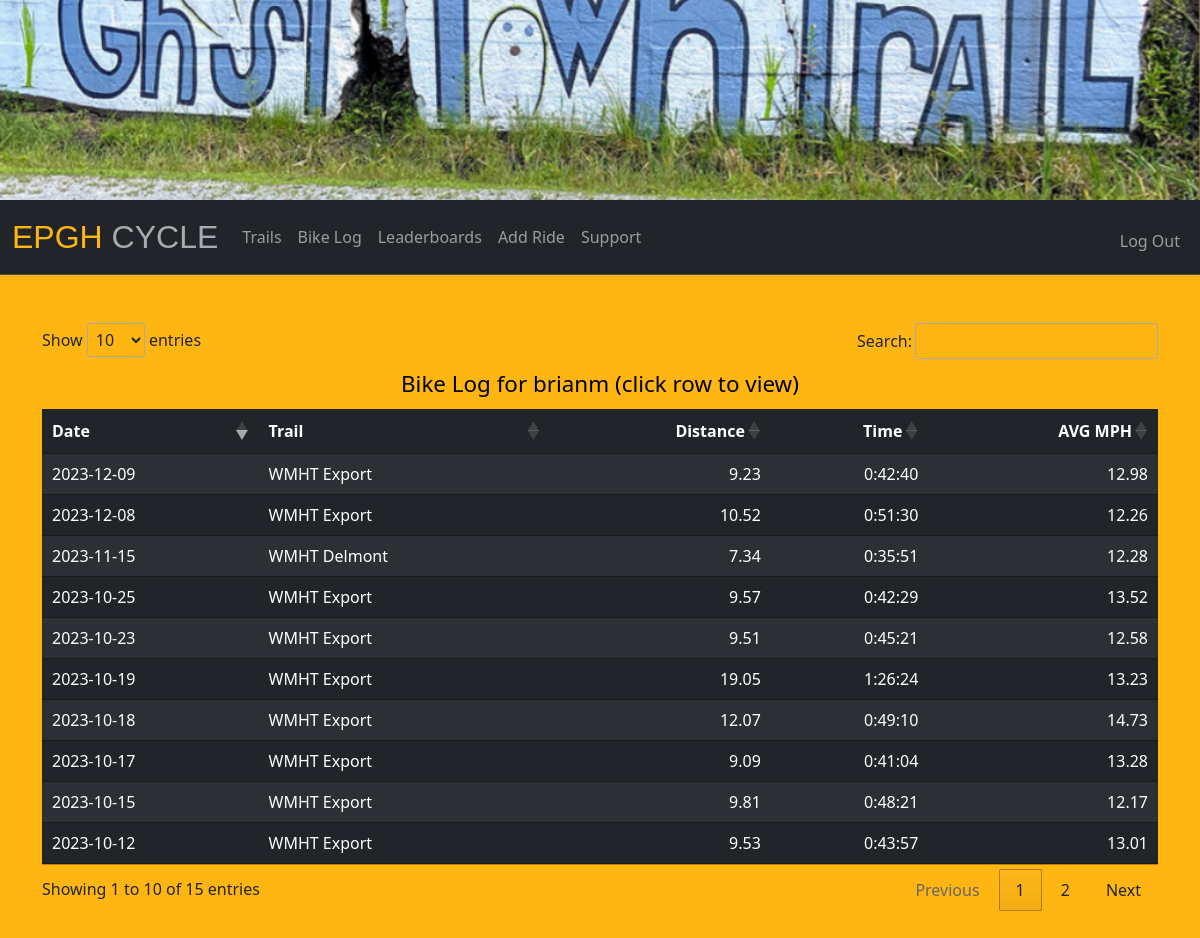
The page /bike_log (signed in) on the database its author committed.
### tables this page shows
CREATE TABLE users (id INTEGER PRIMARY KEY AUTOINCREMENT NOT NULL, username TEXT NOT NULL, hash TEXT NOT NULL, 'email' TEXT);

CREATE TABLE 'log' ('id' INTEGER NOT NULL, 'ride_id' INTEGER PRIMARY KEY AUTOINCREMENT NOT NULL, 'date_log' DATETIME NOT NULL DEFAULT CURRENT_DATE, 'date_ride' DATETIME NOT NULL, 'loc' TEXT NOT NULL, 'dist' REAL NOT NULL, 'time' INTEGER NOT NULL, 'mph' REAL NOT NULL, 'note' TEXT);

### app.py (the view)
@app.route("/bike_log", methods=["GET", "POST"])
@login_required
def bike_log():
    if request.method == "POST":
        pass
    else:
        ride_data = db.execute(
            "SELECT ride_id, date_ride, loc, dist, time, mph, username FROM log JOIN users ON log.id = users.id WHERE log.id = ? ORDER BY date_ride DESC LIMIT 100",
            session["user_id"],
        )
        if not ride_data:
            return render_template(
                "bike_log.html", ride_data="empty"
            )
        return render_template(
            "bike_log.html", ride_data=ride_data, retTime=retTime
        )

### app.py (called while the page is built)
@app.after_request
def after_request(response):
    response.headers["Cache-Control"] = "no-cache, no-store, must-revalidate"
    return response

### helpers.py (called while the page is built)
def retTime(t):
    return (str(timedelta(seconds=t)))

def login_required(f):
    @wraps(f)
    def decorated_function(*args, **kwargs):
        if session.get("user_id") is None:
            return redirect("/welcome")
        return f(*args, **kwargs)
    return decorated_function

### templates/bike_log.html (shortened to what this page needs)
{% extends "layout.html" %}
{% block main %}
    {% if ride_data != "empty" %}
    <form action="/bike_log" method="post">
        <main class="container py-6">
            <table id="stable" class="table table-hover table-striped table-dark">
                <caption>Bike Log for {{ ride_data[0].username }} (click row to view)</caption>
                <thead>
                    <tr>
                        <th class="text-start">Date</th>
                        <th class="text-start">Trail</th>
                        <th class="text-end">Distance</th>
                        <th class="text-end">Time</th>
                        <th class="text-end">AVG MPH</th>
                    </tr>
                </thead>
                <tbody>
                    {% for ride in ride_data %}
                    <tr data-href="view_ride?id={{ ride.ride_id }}">
                        <td class="text-start">{{ ride.date_ride }}</td>
                        <td class="text-start">{{ ride.loc }}</td>
                        <td class="text-end">{{ ride.dist }}</td>
                        <td class="text-end">{{ retTime(ride.time) }}</td>
                        <td class="text-end">{{ ride.mph }}</td>
                    </tr>
                {% endfor %}
                </tbody>
            </table>
        </main>
        {% endif %}
{% endblock %}

### static/table.css (style rules this page uses)
:root { --dt-row-selected: 13, 110, 253; --dt-row-selected-text: 255, 255, 255; --dt-row-selected-link: 9, 10, 11; --dt-row-stripe: 0, 0, 0; --dt-row-hover: 0, 0, 0; --dt-column-ordering: 0, 0, 0; --dt-html-background: white; }
table.dataTable thead > tr > th.sorting, table.dataTable thead > tr > th.sorting_asc, table.dataTable thead > tr > th.sorting_desc, table.dataTable thead > tr > th.sorting_asc_disabled, table.dataTable thead > tr > th.sorting_desc_disabled, table.dataTable thead > tr > td.sorting, table.dataTable thead > tr > td.sorting_asc, table.dataTable thead > tr > td.sorting_desc, table.dataTable thead > tr > td.sorting_asc_disabled, table.dataTable thead > tr > td.sorting_desc_disabled { cursor: pointer; position: relative; padding-right: 26px; }
table.dataTable thead > tr > th.sorting:before, table.dataTable thead > tr > th.sorting:after, table.dataTable thead > tr > th.sorting_asc:before, table.dataTable thead > tr > th.sorting_asc:after, table.dataTable thead > tr > th.sorting_desc:before, table.dataTable thead > tr > th.sorting_desc:after, table.dataTable thead > tr > th.sorting_asc_disabled:before, table.dataTable thead > tr > th.sorting_asc_disabled:after, table.dataTable thead > tr > th.sorting_desc_disabled:before, table.dataTable thead > tr > th.sorting_desc_disabled:after, table.dataTable thead > tr > td.sorting:before, table.dataTable thead > tr > td.sorting:after, table.dataTable thead > tr > td.sorting_asc:before, table.dataTable thead > tr > td.sorting_asc:after, table.dataTable thead > tr > td.sorting_desc:before, table.dataTable thead > tr > td.sorting_desc:after, table.dataTable thead > tr > td.sorting_asc_disabled:before, table.dataTable thead > tr > td.sorting_asc_disabled:after, table.dataTable thead > tr > td.sorting_desc_disabled:before, table.dataTable thead > tr > td.sorting_desc_disabled:after { position: absolute; display: block; opacity: 0.125; right: 10px; line-height: 9px; font-size: 0.8em; }
table.dataTable thead > tr > th.sorting:before, table.dataTable thead > tr > th.sorting_asc:before, table.dataTable thead > tr > th.sorting_desc:before, table.dataTable thead > tr > th.sorting_asc_disabled:before, table.dataTable thead > tr > th.sorting_desc_disabled:before, table.dataTable thead > tr > td.sorting:before, table.dataTable thead > tr > td.sorting_asc:before, table.dataTable thead > tr > td.sorting_desc:before, table.dataTable thead > tr > td.sorting_asc_disabled:before, table.dataTable thead > tr > td.sorting_desc_disabled:before { bottom: 50%; content: "▲"; content: "▲"/""; }
table.dataTable thead > tr > th.sorting:after, table.dataTable thead > tr > th.sorting_asc:after, table.dataTable thead > tr > th.sorting_desc:after, table.dataTable thead > tr > th.sorting_asc_disabled:after, table.dataTable thead > tr > th.sorting_desc_disabled:after, table.dataTable thead > tr > td.sorting:after, table.dataTable thead > tr > td.sorting_asc:after, table.dataTable thead > tr > td.sorting_desc:after, table.dataTable thead > tr > td.sorting_asc_disabled:after, table.dataTable thead > tr > td.sorting_desc_disabled:after { top: 50%; content: "▼"; content: "▼"/""; }
table.dataTable thead > tr > th.sorting_asc:before, table.dataTable thead > tr > th.sorting_desc:after, table.dataTable thead > tr > td.sorting_asc:before, table.dataTable thead > tr > td.sorting_desc:after { opacity: 0.6; }
table.dataTable thead th, table.dataTable thead td, table.dataTable tfoot th, table.dataTable tfoot td { text-align: left; }
table.dataTable { width: 100%; margin: 0 auto; clear: both; border-collapse: separate; border-spacing: 0; }
table.dataTable thead th, table.dataTable tfoot th { font-weight: bold; }
table.dataTable > thead > tr > th, table.dataTable > thead > tr > td { padding: 10px; border-bottom: 1px solid rgba(0, 0, 0, 0.3); }
table.dataTable tbody tr { background-color: transparent; }
table.dataTable tbody th, table.dataTable tbody td { padding: 8px 10px; }
table.dataTable.no-footer { border-bottom: 1px solid rgba(0, 0, 0, 0.3); }
table.dataTable th, table.dataTable td { box-sizing: content-box; }

### static/styles.css (style rules this page uses)
caption { font-size: 140%; text-align: center; caption-side: top; color: black; }
body { background-color: #FFB612; }

### rows shown on the page
users: username "brianm"
log: date_ride "2023-12-09", loc "WMHT Export", dist "9.23", time "0:42:40", mph "12.98"
log: date_ride "2023-12-08", loc "WMHT Export", dist "10.52", time "0:51:30", mph "12.26"
log: date_ride "2023-11-15", loc "WMHT Delmont", dist "7.34", time "0:35:51", mph "12.28"
log: date_ride "2023-10-25", loc "WMHT Export", dist "9.57", time "0:42:29", mph "13.52"
log: date_ride "2023-10-23", loc "WMHT Export", dist "9.51", time "0:45:21", mph "12.58"
log: date_ride "2023-10-19", loc "WMHT Export", dist "19.05", time "1:26:24", mph "13.23"
log: date_ride "2023-10-18", loc "WMHT Export", dist "12.07", time "0:49:10", mph "14.73"
log: date_ride "2023-10-17", loc "WMHT Export", dist "9.09", time "0:41:04", mph "13.28"
log: date_ride "2023-10-15", loc "WMHT Export", dist "9.81", time "0:48:21", mph "12.17"
log: date_ride "2023-10-12", loc "WMHT Export", dist "9.53", time "0:43:57", mph "13.01"
